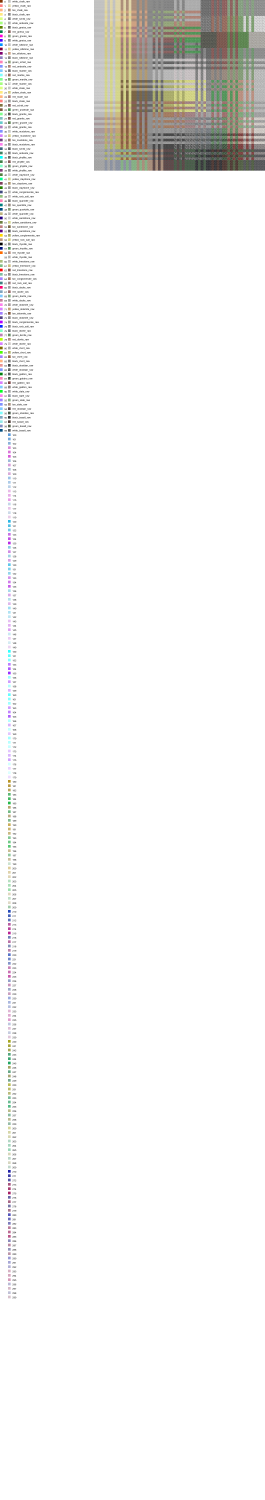
#> input picture resources/final_full_map.png, 1588 x 9000 px (shown at 1/6 size); its folder holds 8 pictures in this run
$ python 'Image maker.py'
#> lines starting #> are read from the running program, lines starting #| are printed output that depends on the picture; pictures that were not available may be replaced by others from this repository, and a replacement may not be noted
from PIL import Image
import os

def compare_images(img1, img2):
    """
    Сравнивает два изображения побайтово.
    :param img1: Первое изображение (PIL.Image).
    :param img2: Второе изображение (PIL.Image).
    :return: True, если изображения идентичны, иначе False.
    """
    return img1.tobytes() == img2.tobytes()

def update_palette_with_variants(image_path, palette_folder, variants_folder, palette_txt, tile_size=(16, 16), start_x=48, start_y=0, step_y=26):
    """
    Обновляет `palette.txt` и заменяет изображения в папке `palette` на основании сопоставления тайлов из `final_full_map.png` с образцами из `variants`.

    :param image_path: Путь к изображению с картой (final_full_map.png).
    :param palette_folder: Папка с извлечёнными тайлами.
    :param variants_folder: Папка с образцами тайлов.
    :param palette_txt: Путь к файлу `palette.txt`.
    :param tile_size: Размер тайла (по умолчанию 16x16).
    :param start_x: Начальная координата X для извлечения тайлов.
    :param start_y: Начальная координата Y для извлечения тайлов.
    :param step_y: Шаг по оси Y между тайлами.
    """
#> called with image_path = 'final_full_map.png', palette_folder = 'palette', variants_folder = 'variants', palette_txt = 'palette.txt', tile_size = (16, 16), start_x = 48, start_y = 0, step_y = 26
    # Открываем изображение
    image = Image.open(image_path)
#> image is the input picture: PIL image 1588x9000 RGBA; mean R, G, B, A 230.4, 226.4, 225.4, 236

    # Получаем список файлов в папке variants
    variants_files = sorted(os.listdir(variants_folder))

    # Загружаем изображения из variants в память
    variant_images = {
        os.path.splitext(file)[0]: Image.open(os.path.join(variants_folder, file)).convert("RGBA")
        for file in variants_files
    }
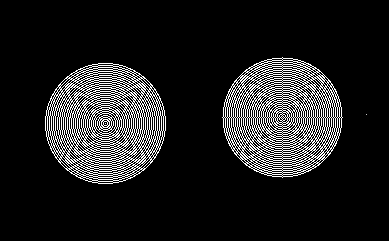
#> input picture resources/circles.png, 389 x 241 px, given as the content of the folder variants, which was not available

    # Загружаем текущий `palette.txt` (или создаём пустой)
    try:
        with open(palette_txt, "r") as file:
#> (reads resources/palette.txt from the repository)
            palette_data = [line.strip() for line in file.readlines()]
    except FileNotFoundError:
        palette_data = []

    # Извлекаем тайлы и обновляем файл
    y = start_y
    n = 0  # Номер текущего тайла
    while y + tile_size[1] <= image.height:
        # Вырезаем текущий тайл
        tile = image.crop((start_x, y, start_x + tile_size[0], y + tile_size[1]))

        # Сравниваем с каждым изображением из папки variants
        matched_name = None
        for variant_name, variant_image in variant_images.items():
            if compare_images(tile, variant_image):
                matched_name = variant_name  # Название без расширения
                break

        # Записываем название найденного файла в palette.txt
        if matched_name is not None:
            if n < len(palette_data):
                palette_data[n] = matched_name
            else:
                palette_data.append(matched_name)

        # Заменяем изображение в папке palette
        tile.save(os.path.join(palette_folder, f"{n}.png"))

        # Переходим к следующему тайлу
        y += step_y
        n += 1
#> this loop made 346 passes
#> pass 1, in update_palette_with_variants, `tile = image.crop((start_x, y, start_x + tile_size[0], y + tile_size[1..`:
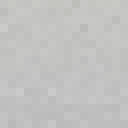
#> tile: PIL image 16x16 RGBA (shown 8 times larger); mean R, G, B, A 194.3, 194.3, 193.4, 255
#> pass 3, in update_palette_with_variants, `tile = image.crop((start_x, y, start_x + tile_size[0], y + tile_size[1..`:
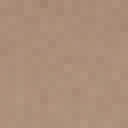
#> tile: PIL image 16x16 RGBA (shown 8 times larger); mean R, G, B, A 172.1, 142.5, 121.8, 255
#> after the loop: tile: PIL image 16x16 RGBA; every value is 255
#> after the loop, n = 346; palette_data = 300 items, first 6: 'white_chalk_raw', 'yellow_chalk_raw', 'tan_chalk_raw', 'black_chalk_raw', 'white_schist_raw', 'white_andesite_raw'; y = 8996

    # Сохраняем обновленный `palette.txt`
    with open(palette_txt, "w") as file:
        file.write("\n".join(palette_data) + "\n")
    print(f"Файл palette.txt обновлён: {palette_txt}")

if __name__ == "__main__":
    # Пути
    image_path = "final_full_map.png"  # Путь к изображению с картой
    palette_folder = "palette"         # Папка для сохранения тайлов
    variants_folder = "variants"       # Папка с образцами
    palette_txt = "palette.txt"        # Файл палитры

from PIL import Image
import os

def create_image_atlas_with_metadata(image_path, palette_folder, palette_txt, atlas_path, output_txt, cell_size=16):
    """
    Создает атлас из изображения с использованием палитры и генерирует сопутствующие файлы.
    """
#> called with image_path = 'goal.png', palette_folder = 'palette', palette_txt = 'palette.txt', atlas_path = 'image_atlas.png', output_txt = 'output.txt', cell_size = 16
    from PIL import Image
    import os

    # Открываем изображение
    image = Image.open(image_path).convert("RGBA")
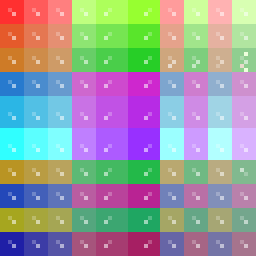
#> input picture resources/goal.png, 64 x 64 px (shown 4 times larger)
#> image is the input picture: PIL image 64x64 RGBA; mean R, G, B, A 152.1, 152.6, 157.5, 249.9
    width, height = image.size
#> width = 64; height = 64

    # Загружаем или создаем файл palette.txt
    try:
        with open(palette_txt, 'r') as file:
            palette = [line.strip() for line in file.readlines()]
    except FileNotFoundError:
        palette = []

    # Создаем пустое изображение для атласа
    atlas = Image.new("RGBA", (width * cell_size, height * cell_size), (255, 255, 255, 0))

    # Словарь для уникальных цветов
    unique_colors = {}
    output_lines = []

    # Проходим по каждому пикселю изображения
    for y in range(height):
        for x in range(width):
            # Получаем цвет пикселя
            pixel_color = image.getpixel((x, y))
#> pixel_color = (255, 48, 48, 255)

            # Если цвет уже известен, берем его индекс
            if pixel_color not in unique_colors:
                # Новый цвет, добавляем в уникальные цвета
                color_index = len(unique_colors)
                unique_colors[pixel_color] = color_index

                # Генерируем файл палитры, если его еще нет
                color_file = os.path.join(palette_folder, f"{color_index}.png")
                if not os.path.exists(color_file):
                    placeholder_image = Image.new("RGBA", (cell_size, cell_size), pixel_color)
                    placeholder_image.save(color_file)

                # Добавляем в палитру
                if len(palette) <= color_index:
                    palette.append(str(color_index))

            # Добавляем текстовое описание в output.txt
            index = unique_colors[pixel_color]
#> index = 0
            output_lines.append(palette[index])

            # Координаты для вставки картинки
            x_start = x * cell_size
#> x_start = 0
            y_start = y * cell_size
#> y_start = 0

            # Вставляем изображение из палитры
            tile_image = Image.open(os.path.join(palette_folder, f"{unique_colors[pixel_color]}.png"))
            atlas.paste(tile_image, (x_start, y_start))

    # Сохраняем атлас
    atlas.save(atlas_path)
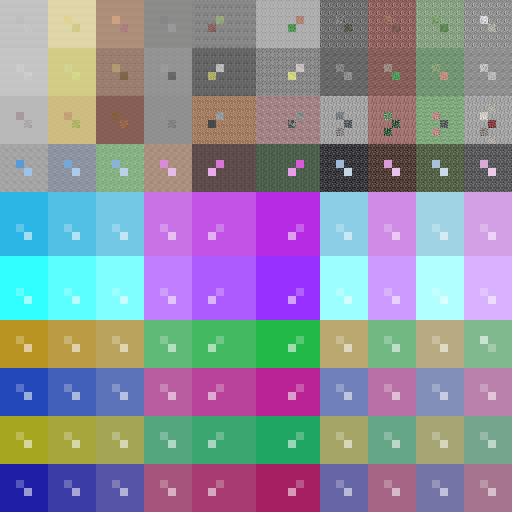
#> saved as image_atlas.png: PIL image 1024x1024 RGBA (shown at 1/2 size); mean R, G, B, A 140.2, 140.1, 156, 251.6; transparent parts drawn white
    print(f"Атлас сохранен: {atlas_path}")

    # Сохраняем обновленный palette.txt
    with open(palette_txt, 'w') as file:
        file.write("\n".join(palette) + "\n")
    print(f"Обновленный файл palette.txt сохранен: {palette_txt}")

    # Сохраняем output.txt
    with open(output_txt, 'w') as file:
        file.write("\n".join(output_lines) + "\n")
    print(f"Файл output.txt сохранен: {output_txt}")


if __name__ == "__main__":
    # Пути
    image_path = "goal.png"            # Исходное изображение
    palette_folder = "palette"        # Папка с изображениями
    palette_txt = "palette.txt"       # Файл палитры
    atlas_path = "image_atlas.png"    # Итоговый атлас
    output_txt = "output.txt"         # Описание пикселей


from PIL import Image, ImageDraw, ImageFont
import os

# [64 lines left out: function create_palette_image, not called in this run]

if __name__ == "__main__":
    # Пути
    palette_txt = "palette.txt"       # Файл палитры
    palette_folder = "palette"        # Папка с изображениями
    palette_image_path = "palette.png" # Итоговое изображение палитры

from PIL import Image, ImageDraw, ImageFont
import os

def create_palette_image(palette_txt, palette_folder, palette_image_path, cell_size=16, total_width=516, text_padding=10):
    """
    Создает изображение палитры, где цвета и текст идут вниз, по одной строке для каждого.
    Изображение будет иметь фиксированную ширину.

    :param palette_txt: Файл с текстовым описанием палитры.
    :param palette_folder: Папка с изображениями цветов.
    :param palette_image_path: Путь для сохранения изображения палитры.
    :param cell_size: Размер ячейки для цвета.
    :param total_width: Общая ширина итогового изображения.
    :param text_padding: Отступ между цветом и текстом.
    """
#> called with palette_txt = 'palette.txt', palette_folder = 'palette', palette_image_path = 'palette.png', cell_size = 16, total_width = 516, text_padding = 10
    # Загружаем или создаем файл palette.txt
    try:
        with open(palette_txt, 'r') as file:
            palette = [line.strip() for line in file.readlines()]
    except FileNotFoundError:
        palette = []

    # Список всех файлов в папке палитры
    palette_files = os.listdir(palette_folder)

    # Используем шрифт для текста
    try:
        font = ImageFont.truetype("arial.ttf", 14)
    except IOError:
        font = ImageFont.load_default()

    # Расчет ширины для текста (так как она должна поместиться в 516 пикселей)
    max_text_width = total_width - cell_size - text_padding  # Учитываем место под цвет
    text_width = max_text_width  # Размер текста

    # Определяем высоту итогового изображения
    total_height = len(palette) * (cell_size + text_padding)  # Высота на основе количества цветов

    # Создаем изображение
    palette_image = Image.new("RGBA", (total_width, total_height), (255, 255, 255, 255))
#> palette_image: PIL image 516x7800 RGBA; every value is 255
    draw = ImageDraw.Draw(palette_image)

    # Рисуем палитру
    y_start = 0
    for index, color_text in enumerate(palette):
        # Рисуем цвет
        color_image_path = os.path.join(palette_folder, f"{index}.png")
        if os.path.exists(color_image_path):
            color_image = Image.open(color_image_path).resize((cell_size, cell_size))
            palette_image.paste(color_image, (0, y_start))
        else:
            # Если изображения нет, создаем заглушку
            placeholder_image = Image.new("RGBA", (cell_size, cell_size), (200, 200, 200, 255))
            palette_image.paste(placeholder_image, (0, y_start))

        # Добавляем текст справа от изображения
        text_x = cell_size + text_padding
        text_bbox = draw.textbbox((text_x, 0), color_text, font=font)  # Получаем размеры текста
#> text_bbox = (26, 2, 141, 16)
        text_y = y_start + (cell_size - (text_bbox[3] - text_bbox[1])) // 2  # Центрируем текст по вертикали
#> text_y = 1
        draw.text((text_x, text_y), color_text, fill="black", font=font)

        # Переходим к следующей строке
        y_start += cell_size + text_padding

    # Сохраняем изображение
    palette_image.save(palette_image_path)
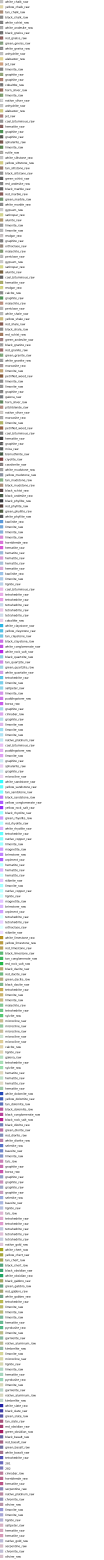
#> saved as palette.png: PIL image 516x7800 RGBA (shown at 1/5 size); mean R, G, B, A 247, 247, 247.3, 254.1; transparent parts drawn white
    print(f"Изображение палитры сохранено: {palette_image_path}")

if __name__ == "__main__":
    # Пути
    palette_txt = "palette.txt"       # Файл палитры
    palette_folder = "palette"        # Папка с изображениями
    palette_image_path = "palette.png" # Итоговое изображение палитры

from PIL import Image

def create_full_map(full_map_path, palette_path, image_atlas_path, goal_path, output_path, cell_size=16):
    """
    Вставляет палитру, атлас и увеличенное изображение goal в изображение full_map.

    :param full_map_path: Путь к исходному изображению full_map.png.
    :param palette_path: Путь к изображению палитры palette.png.
    :param image_atlas_path: Путь к изображению атласа image_atlas.png.
    :param goal_path: Путь к изображению goal.png.
    :param output_path: Путь для сохранения итогового изображения.
    :param cell_size: Размер увеличения пикселя (по умолчанию 16x16).
    """
#> called with full_map_path = 'final_full_map.png', palette_path = 'palette.png', image_atlas_path = 'image_atlas.png', goal_path = 'goal.png', output_path = 'final_full_map.png', cell_size = 16
    # Открываем изображения
    full_map = Image.open(full_map_path)
    palette = Image.open(palette_path)
    image_atlas = Image.open(image_atlas_path)
    goal = Image.open(goal_path)

    # Получаем размеры full_map
    full_map_width, full_map_height = full_map.size
#> full_map_width = 1588; full_map_height = 9000

    # Получаем размеры изображений палитры и атласа
    palette_width, palette_height = palette.size
#> palette_width = 516; palette_height = 7800
    atlas_width, atlas_height = image_atlas.size
#> atlas_width = 1024; atlas_height = 1024

    # Вставляем палитру в левую часть full_map
    full_map.paste(palette, (48, 0))

    # Вставляем атлас в верхний правый угол full_map
    full_map.paste(image_atlas, (full_map_width - atlas_width, 0))

    # Увеличиваем изображение goal
    goal_width, goal_height = goal.size
#> goal_width = 64; goal_height = 64
    enlarged_goal = Image.new("RGBA", (goal_width * cell_size, goal_height * cell_size))
#> enlarged_goal: PIL image 1024x1024 RGBA; every value is 0
    for y in range(goal_height):
        for x in range(goal_width):
            pixel_color = goal.getpixel((x, y))
            for dy in range(cell_size):
                for dx in range(cell_size):
                    enlarged_goal.putpixel((x * cell_size + dx, y * cell_size + dy), pixel_color)

    # Вставляем увеличенное изображение goal под атлас
    enlarged_goal_x = full_map_width - atlas_width
#> enlarged_goal_x = 564
    enlarged_goal_y = atlas_height+16
#> enlarged_goal_y = 1040
    full_map.paste(enlarged_goal, (enlarged_goal_x, enlarged_goal_y))
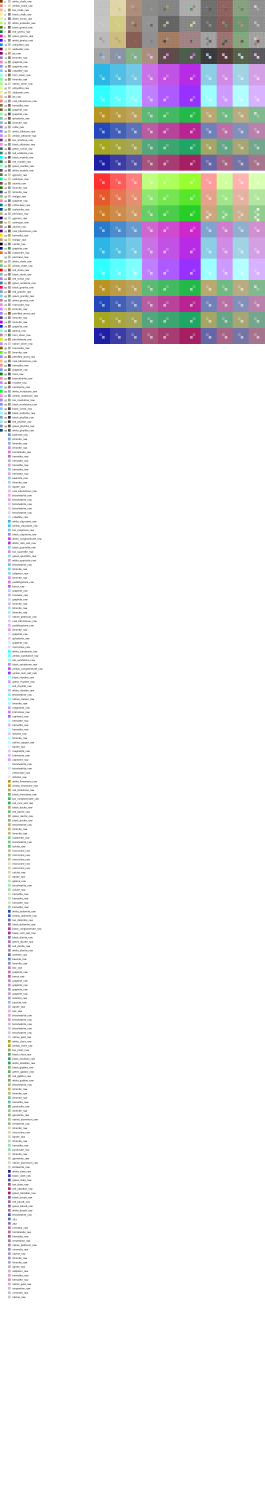
#> full_map: PIL image 1588x9000 RGBA (shown at 1/6 size); mean R, G, B, A 236.4, 236.5, 238.1, 254; transparent parts drawn white

    # Сохраняем итоговое изображение
    full_map.save(output_path)
    print(f"Итоговое изображение сохранено: {output_path}")

# Пример вызова функции
full_map_path = "full_map.png"          # Путь к исходному изображению
palette_path = "palette.png"            # Путь к изображению палитры
image_atlas_path = "image_atlas.png"    # Путь к изображению атласа
goal_path = "goal.png"                  # Путь к изображению goal
output_path = "final_full_map.png"              # Путь для сохранения результата

# Обновляем palette.txt и заменяем изображения
update_palette_with_variants(output_path, palette_folder, variants_folder, palette_txt)

# Создаем атлас с метаданными
create_image_atlas_with_metadata(image_path, palette_folder, palette_txt, atlas_path, output_txt)

# Создаем изображение палитры
create_palette_image(palette_txt, palette_folder, palette_image_path)

# Создаем итоговое изображение
create_full_map(output_path, palette_path, image_atlas_path, goal_path, output_path)

import os
import subprocess
import platform

def open_file(file_path):
#> called with file_path = 'final_full_map.png'
    if platform.system() == "Windows":
        os.startfile(file_path)
    elif platform.system() == "Darwin":  # macOS
        subprocess.run(["open", file_path])
    else:  # Linux
        subprocess.run(["xdg-open", file_path])
#> (this line was passed over: subprocess is not available in this run)
open_file(output_path)
